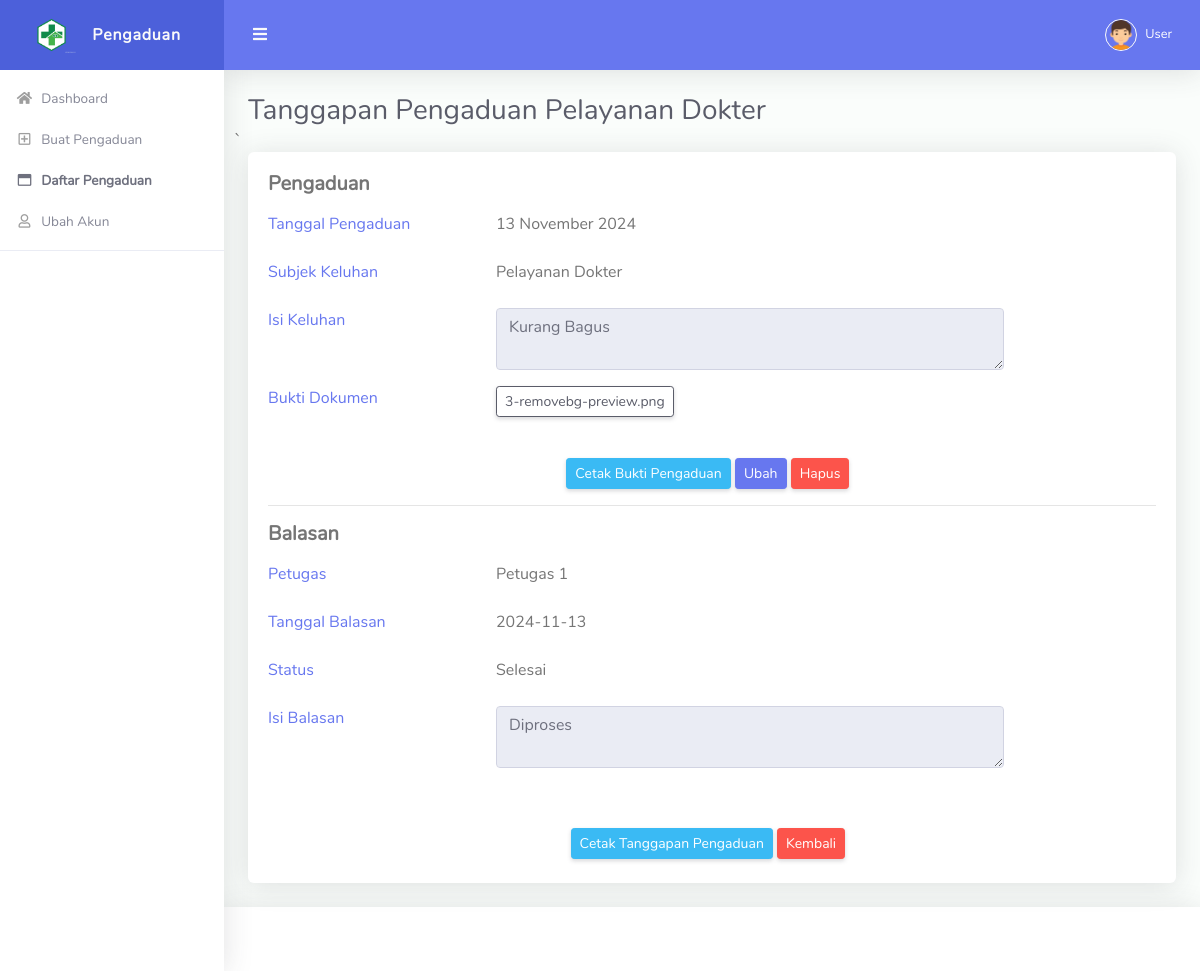
Page /detail-pengaduan.php?id=51 (signed in) on the committed database.
### tables this page shows
CREATE TABLE `tbl_pengaduan` (
  `id_pengaduan` int NOT NULL,
  `subjek_pengaduan` varchar(150) NOT NULL,
  `tgl_pengaduan` date NOT NULL,
  `isi_pengaduan` text NOT NULL,
  `bukti_pengaduan` varchar(100) DEFAULT NULL,
  `balasan_pengaduan` enum('Belum','Proses','Selesai') NOT NULL,
  `id_masyarakat` int NOT NULL
);

CREATE TABLE `tbl_tanggapan` (
  `id_tanggapan` int NOT NULL,
  `tgl_balas_tanggapan` date NOT NULL,
  `status_tanggapan` enum('Proses','Selesai') NOT NULL,
  `isi_tanggapan` text NOT NULL,
  `id_petugas` int NOT NULL,
  `id_pengaduan` int NOT NULL
);

CREATE TABLE `tbl_petugas` (
  `id_petugas` int NOT NULL,
  `nama` varchar(90) NOT NULL,
  `email` varchar(50) NOT NULL,
  `telepon` varchar(16) NOT NULL,
  `password` varchar(150) NOT NULL,
  `level` enum('Admin','Petugas') NOT NULL
);

### koneksi.php (called while the page is built, shortened)
<?php
function tgl_indo($tanggal){
	$bulan = array (
		1 =>   'Januari',
		'Februari',
		'Maret',
		'April',
		'Mei',
		'Juni',
		'Juli',
		'Agustus',
		'September',
		'Oktober',
		'November',
		'Desember'
	);
	$pecahkan = explode('-', $tanggal);
	return $pecahkan[2] . ' ' . $bulan[ (int)$pecahkan[1] ] . ' ' . $pecahkan[0];
}
?>

### detail-pengaduan.php (the view, shortened to what this page needs)
<?php
  include 'koneksi.php';
  $id = $_GET['id'];
  $data = mysqli_query($koneksi,"select * from tbl_pengaduan where id_pengaduan='$id'");
  $row = mysqli_fetch_array($data)
?>
<!DOCTYPE html>
<html lang="en">
<head>
  <link href="vendor/fontawesome-free/css/all.min.css" rel="stylesheet" type="text/css">
  <link href="vendor/bootstrap/css/bootstrap.min.css" rel="stylesheet" type="text/css">
  <link href="css/ruang-admin.min.css" rel="stylesheet">
  <link href="vendor/datatables/dataTables.bootstrap4.css"  rel="stylesheet" type="text/css">
</head>
<body id="page-top">
  <div id="wrapper">
    <ul class="navbar-nav sidebar sidebar-light accordion" id="accordionSidebar">
      <a class="sidebar-brand d-flex align-items-center justify-content-center" href="index.php">
        <div class="sidebar-brand-icon">
          <img src="img/logo/logo2.png">
        </div>
        <div class="sidebar-brand-text mx-3">Pengaduan</div>
      </a>
      <?php include "menu.php"; ?>
      <hr class="sidebar-divider">
    </ul>
    <div id="content-wrapper" class="d-flex flex-column">
      <div id="content">
        <nav class="navbar navbar-expand navbar-light bg-navbar topbar mb-4 static-top">
          <button id="sidebarToggleTop" class="btn btn-link rounded-circle mr-3">
            <i class="fa fa-bars"></i>
          </button>
          <ul class="navbar-nav ml-auto">
            <li class="nav-item dropdown no-arrow">
              <a class="nav-link dropdown-toggle" href="#" id="userDropdown" role="button" data-toggle="dropdown"
                aria-haspopup="true" aria-expanded="false">
                <img class="img-profile rounded-circle" src="img/boy.png" style="max-width: 60px">
                <span class="ml-2 d-none d-lg-inline text-white small"><?php echo $_SESSION['nama']; ?></span>
              </a>
            </li>
          </ul>
        </nav>
        <div class="container-fluid" id="container-wrapper">
          <div class="d-sm-flex align-items-center justify-content-between mb-0">
            <h1 class="h3 mb-0 text-gray-800">Tanggapan Pengaduan <?php echo $row['subjek_pengaduan'];?></h1>
          </div>
          <div class="row">
         ` <div class="col-lg-12">
              <div class="card mb-4">
                <div class="card-body">
                  <form action="add-pengaduan.php" method="post" enctype="multipart/form-data">
                    <div class="form-group">
                     <h5 class="text-secondary"><b>Pengaduan</b></h5>
                    </div>
                    <div class="form-group row">
                      <div class="col-lg-3">
                        <label for="tgl" class="text-primary">Tanggal Pengaduan</label>
                      </div>
                      <div class="col-lg-7">
                       <label class="text-default"><?php echo tgl_indo($row['tgl_pengaduan']);?> </label>
                      </div>
                    </div>
                    <div class="form-group row">
                      <div class="col-lg-3">
                       <label for="subjek" class="text-primary">Subjek Keluhan</label>
                      </div>
                      <div class="col-lg-7">
                       <label class="text-default"><?php echo $row['subjek_pengaduan'];?> </label>
                      </div>
                    </div>
                    <div class="form-group row">
                      <div class="col-lg-3">
                       <label for="subjek" class="text-primary">Isi Keluhan</label>
                      </div>
                      <div class="col-lg-7">
                      <textarea class="form-control" readonly><?php echo $row['isi_pengaduan'];?> </textarea>
                      </div>
                    </div>
                    <div class="form-group row">
                      <div class="col-lg-3">
                       <label for="subjek" class="text-primary">Bukti Dokumen</label>
                      </div>
                      <div class="col-lg-7">
                       <button type="button" class="btn btn-outline-dark btn-sm" data-toggle="modal" data-target="#exampleModal"
                    id="#myBtn"><?php echo $row['bukti_pengaduan'];?></button>
                      </div>
                    </div>
                    <br>
                    <center>
                    <a class='btn btn-sm btn-info' href='cetak-pengaduan.php?id=<?php echo $row['id_pengaduan'];?>'> Cetak Bukti Pengaduan</a>
                    <a class='btn btn-sm btn-primary' href='ubah-pengaduan.php?id=<?php echo $row['id_pengaduan'];?>'> Ubah </a>
                    <a class='btn btn-sm btn-danger' href='hapus-pengaduan.php?id=<?php echo $row['id_pengaduan'];?>'> Hapus</a> &nbsp;
                    </center>
                    <hr>
                  <?php
                    $d = mysqli_query($koneksi,"select * from tbl_tanggapan JOIN tbl_petugas USING (id_petugas) where id_pengaduan='$id'");
                    $r = mysqli_fetch_array($d);
                    $cek = mysqli_num_rows($d);
                    if ($cek == 0){
                      echo "<div class='alert alert-danger' role='alert'>
                      <i class='fa fa-2x fa-frown'></i><br>
                      <b> Maaf belum ada balasan.</b>
                      </div>";
                    }
                    else {
                  ?>
                  <div class="form-group">
                     <h5 class="text-secondary"><b>Balasan</b></h5>
                    </div>
                    <div class="form-group row">
                      <div class="col-lg-3">
                        <label for="tgl" class="text-primary">Petugas</label>
                      </div>
                      <div class="col-lg-7">
                       <label class="text-default"><?php echo $r['nama'];?> </label>
                      </div>
                    </div>
                    <div class="form-group row">
                      <div class="col-lg-3">
                        <label for="tgl" class="text-primary">Tanggal Balasan</label>
                      </div>
                      <div class="col-lg-7">
                       <label class="text-default"><?php echo $r['tgl_balas_tanggapan'];?> </label>
                      </div>
                    </div>
                    <div class="form-group row">
                      <div class="col-lg-3">
                       <label for="subjek" class="text-primary">Status</label>
                      </div>
                      <div class="col-lg-7">
                       <label class="text-default"><?php echo $r['status_tanggapan'];?> </label>
                      </div>
                    </div>
                    <div class="form-group row">
                      <div class="col-lg-3">
                       <label for="subjek" class="text-primary">Isi Balasan</label>
                      </div>
                      <div class="col-lg-7">
                      <textarea class="form-control" readonly><?php echo $r['isi_tanggapan'];?> </textarea>
                      </div>
                    </div>
                    </div>
                    <br>
                    <center>
                    <a href="cetak-tanggapan.php?id=<?php echo $r['id_tanggapan'];?>" class="btn btn-sm btn-info" >Cetak Tanggapan Pengaduan</a>
                    <button type="button" class="btn btn-sm btn-danger">Kembali</button> &nbsp;
                    </center>
                    <br>
                  <?php } ?>
                </div>
              </div>
          </div>
        </div>
      </div>
      <footer class="sticky-footer bg-white">
      </footer>
    </div>
  </div>
</body>
</html>

### rows in the picture
tbl_pengaduan: subjek_pengaduan "Pelayanan Dokter", tgl_pengaduan "13 November 2024", isi_pengaduan "Kurang Bagus", bukti_pengaduan "3-removebg-preview.png"
tbl_tanggapan: id_petugas.nama "Petugas 1", tgl_balas_tanggapan "2024-11-13", status_tanggapan "Selesai", isi_tanggapan "Diproses"

### other values in the picture
$_SESSION['nama'] "User"
